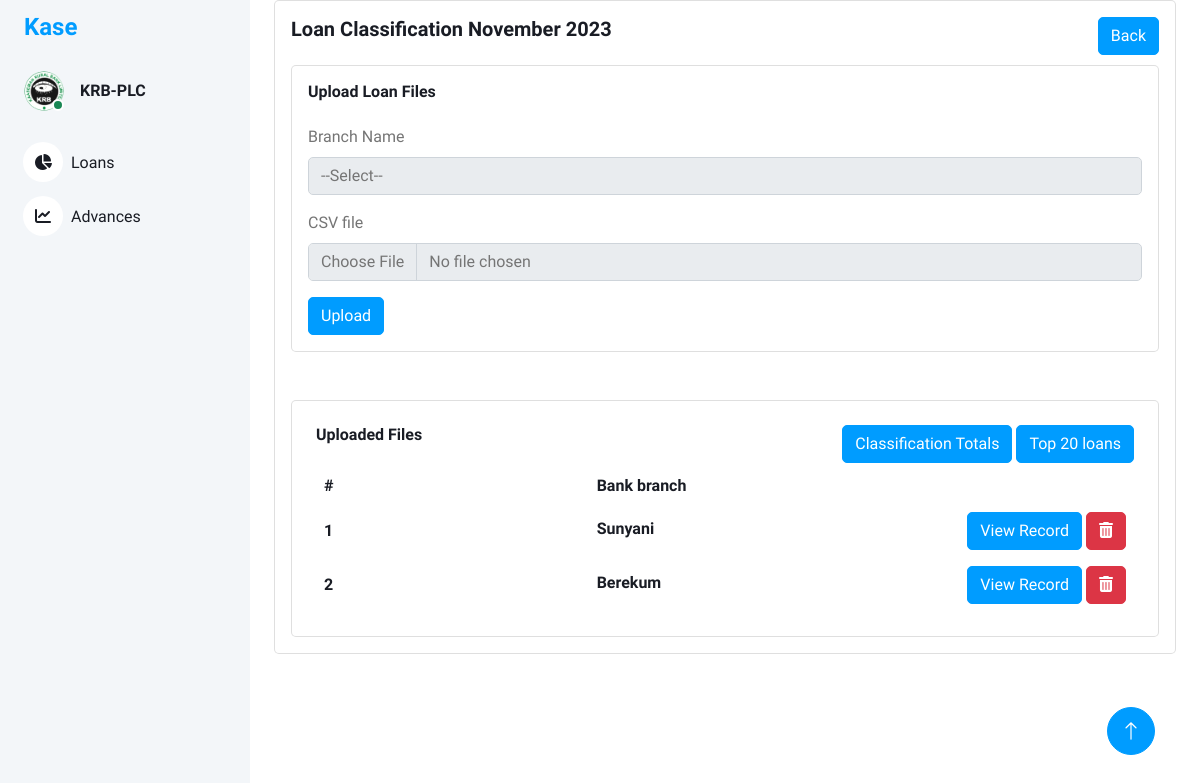
/loan_classification_upload/1, run on an earlier commit of the app's database.
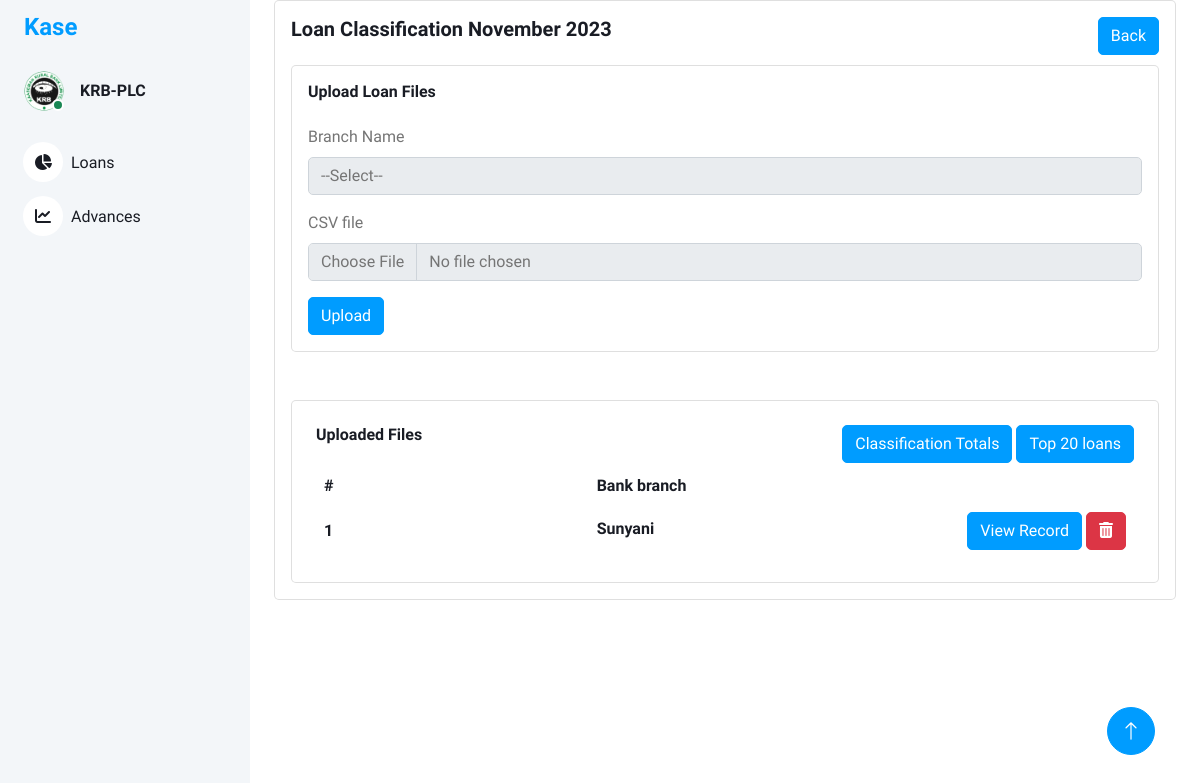
And on a later commit of the database.
### models/loan_classification_files.py (models this page shows, shortened)
class LoanClassificationFiles(db.Model):
    id = db.Column(db.Integer, primary_key=True)
    branch_name = db.Column(db.String(100), nullable=False)
    loan_class_id = db.Column(db.String(100), nullable=True)
    filename = db.Column(db.String(100), nullable=True)

### views/loan_classification.py (the view)
@bp.route('/loan_classification_upload/<int:id>', methods=['GET'])
def loan_classification_uploads(id):
    loan_classification_uploads = LoanClassificationFiles.query.filter_by(loan_class_id=id).all()
    serialized_loan_classification_uploads = []
    for classification in loan_classification_uploads:
        serialized_loan_classification_uploads.append({
            'id': classification.id,
            'branch_name': classification.branch_name,
        })
    loan_classifications = LoanClassification.query.filter_by(id=id).all()  # Retrieve all loan classifications from the database
    return render_template('loan_classification_uploads.html',loan_class_uploads=serialized_loan_classification_uploads,loan_class_id=id,loan_class_date=loan_classifications[0].loan_classification_name)

### templates/loan_classification_uploads.html (shortened to what the changed rows need)
<!DOCTYPE html>
<html lang="en">
<head>
    <link href="https://cdnjs.cloudflare.com/ajax/libs/font-awesome/5.10.0/css/all.min.css" rel="stylesheet">
    <link href="https://cdn.jsdelivr.net/npm/bootstrap-icons@1.4.1/font/bootstrap-icons.css" rel="stylesheet">
    <link href="{{ url_for('static', filename='lib/owlcarousel/assets/owl.carousel.min.css') }}" rel="stylesheet">
    <link href="{{ url_for('static', filename='lib/tempusdominus/css/tempusdominus-bootstrap-4.min.css') }}"
        rel="stylesheet" />
    <link href="{{ url_for('static',filename='css/bootstrap.min.css') }}" rel="stylesheet">
    <link href="{{ url_for('static', filename='css/style.css') }}" rel="stylesheet">
    <link rel="stylesheet" href="https://cdnjs.cloudflare.com/ajax/libs/font-awesome/6.0.0-beta3/css/all.min.css">
</head>
<body>
    <div class="container-xxl position-relative bg-white d-flex p-0">
        <div class="content">
            <div class="container-fluid">
                <div class="container-fluid">
                    <div class="card">
                        <div class="card-body">
                            <br>
                            <br>
                            <div class="card w-100">
                                <div class="card-body p-4">
                                    <div class="table-responsive">
                                        <table class="table table-auto text-nowrap mb-0 align-middle">
                                            <thead class="text-dark fs-4">
                                                <tr>
                                                    <th class="border-bottom-0 col">
                                                        <h6 class="fw-semibold mb-0">#</h6>
                                                    </th>
                                                    <th class="border-bottom-0 col">
                                                        <h6 class="fw-semibold mb-0">Bank branch</h6>
                                                    </th>
                                                    <th class="border-bottom-0 col">
                                                    </th>
                                                </tr>
                                            </thead>
                                            <tbody>
                                                {% for classification in loan_class_uploads %}
                                                <tr>
                                                    <td class="border-bottom-0">
                                                        <h6 class="fw-semibold mb-0">{{ loop.index }}</h6>
                                                    </td>
                                                    <td class="border-bottom-0">
                                                        <h6 class="fw-semibold mb-1">{{ classification.branch_name }}</h6>
                                                    </td>
                                                    <td class="border-bottom-0">
                                                        <a class="btn btn-primary">View Record</a>
                                                        <a class="btn btn-danger"><i class="fas fa-trash-alt"></i></a>
                                                    </td>
                                                </tr>
                                                {% endfor %}
                                            </tbody>
                                        </table>
                                    </div>
                                </div>
                            </div>
                        </div>
                    </div>
                </div>
            </div>
        </div>
    </div>
</body>
</html>

What changed in the data, as far as the page shows it:
removed LoanClassificationFiles: branch_name "Berekum"
